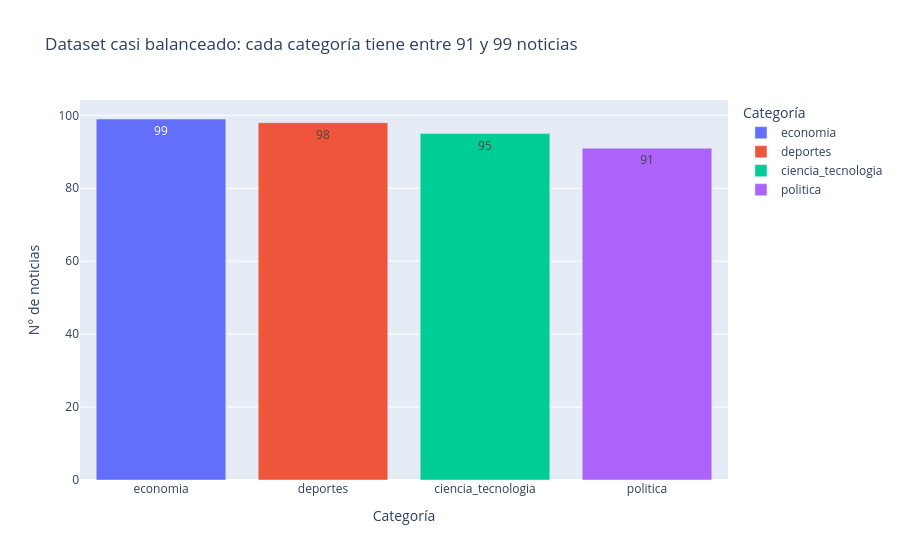

The notebook cell this image was saved under:
### Markdown cell above
## 4. Análisis exploratorio (EDA)

### Code cell
conteo = df["etiqueta"].value_counts().reset_index()
fig1 = px.bar(conteo, x="etiqueta", y="count", text="count", color="etiqueta",
              title=f"Dataset casi balanceado: cada categoría tiene entre {conteo['count'].min()} y {conteo['count'].max()} noticias",
              labels={"etiqueta": "Categoría", "count": "N° de noticias"})
fig1.show()

### Figure 1 — Plotly figure (JSON) as saved in the notebook; plotly's stock layout.template omitted (floating-point values rounded to 4 significant figures)
{"data": [{"hovertemplate": "Categoría=%{x}<br>N° de noticias=%{text}<extra></extra>", "legendgroup": "economia", "marker": {"color": "#636efa", "pattern": {"shape": ""}}, "name": "economia", "orientation": "v", "showlegend": true, "text": [99.0], "textposition": "auto", "type": "bar", "x": ["economia"], "xaxis": "x", "y": [99], "yaxis": "y"}, {"hovertemplate": "Categoría=%{x}<br>N° de noticias=%{text}<extra></extra>", "legendgroup": "deportes", "marker": {"color": "#EF553B", "pattern": {"shape": ""}}, "name": "deportes", "orientation": "v", "showlegend": true, "text": [98.0], "textposition": "auto", "type": "bar", "x": ["deportes"], "xaxis": "x", "y": [98], "yaxis": "y"}, {"hovertemplate": "Categoría=%{x}<br>N° de noticias=%{text}<extra></extra>", "legendgroup": "ciencia_tecnologia", "marker": {"color": "#00cc96", "pattern": {"shape": ""}}, "name": "ciencia_tecnologia", "orientation": "v", "showlegend": true, "text": [95.0], "textposition": "auto", "type": "bar", "x": ["ciencia_tecnologia"], "xaxis": "x", "y": [95], "yaxis": "y"}, {"hovertemplate": "Categoría=%{x}<br>N° de noticias=%{text}<extra></extra>", "legendgroup": "politica", "marker": {"color": "#ab63fa", "pattern": {"shape": ""}}, "name": "politica", "orientation": "v", "showlegend": true, "text": [91.0], "textposition": "auto", "type": "bar", "x": ["politica"], "xaxis": "x", "y": [91], "yaxis": "y"}], "layout": {"barmode": "relative", "legend": {"title": {"text": "Categoría"}, "tracegroupgap": 0}, "title": {"text": "Dataset casi balanceado: cada categoría tiene entre 91 y 99 noticias"}, "xaxis": {"anchor": "y", "categoryarray": ["economia", "deportes", "ciencia_tecnologia", "politica"], "categoryorder": "array", "domain": [0.0, 1.0], "title": {"text": "Categoría"}}, "yaxis": {"anchor": "x", "domain": [0.0, 1.0], "title": {"text": "N° de noticias"}}}}
